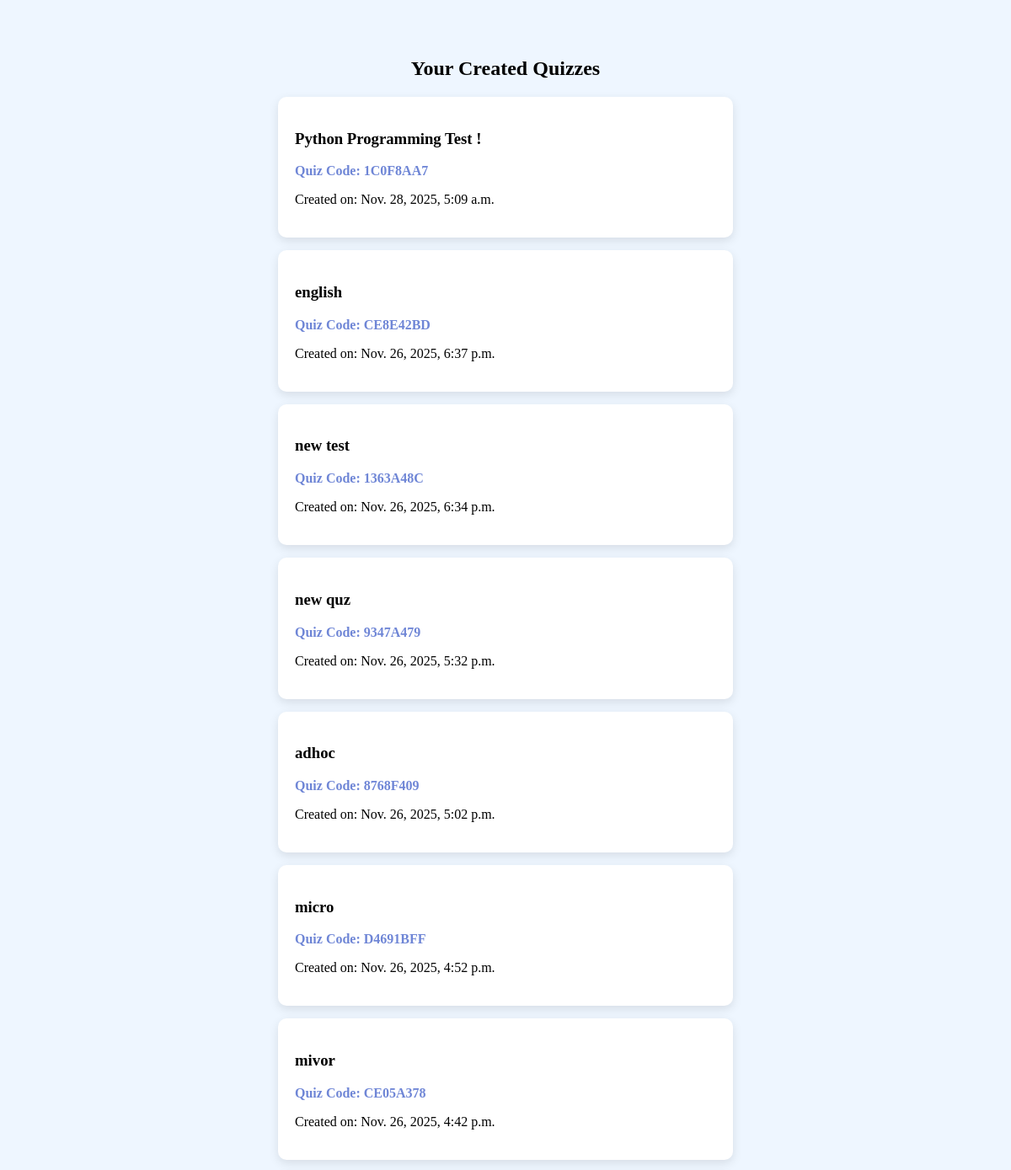
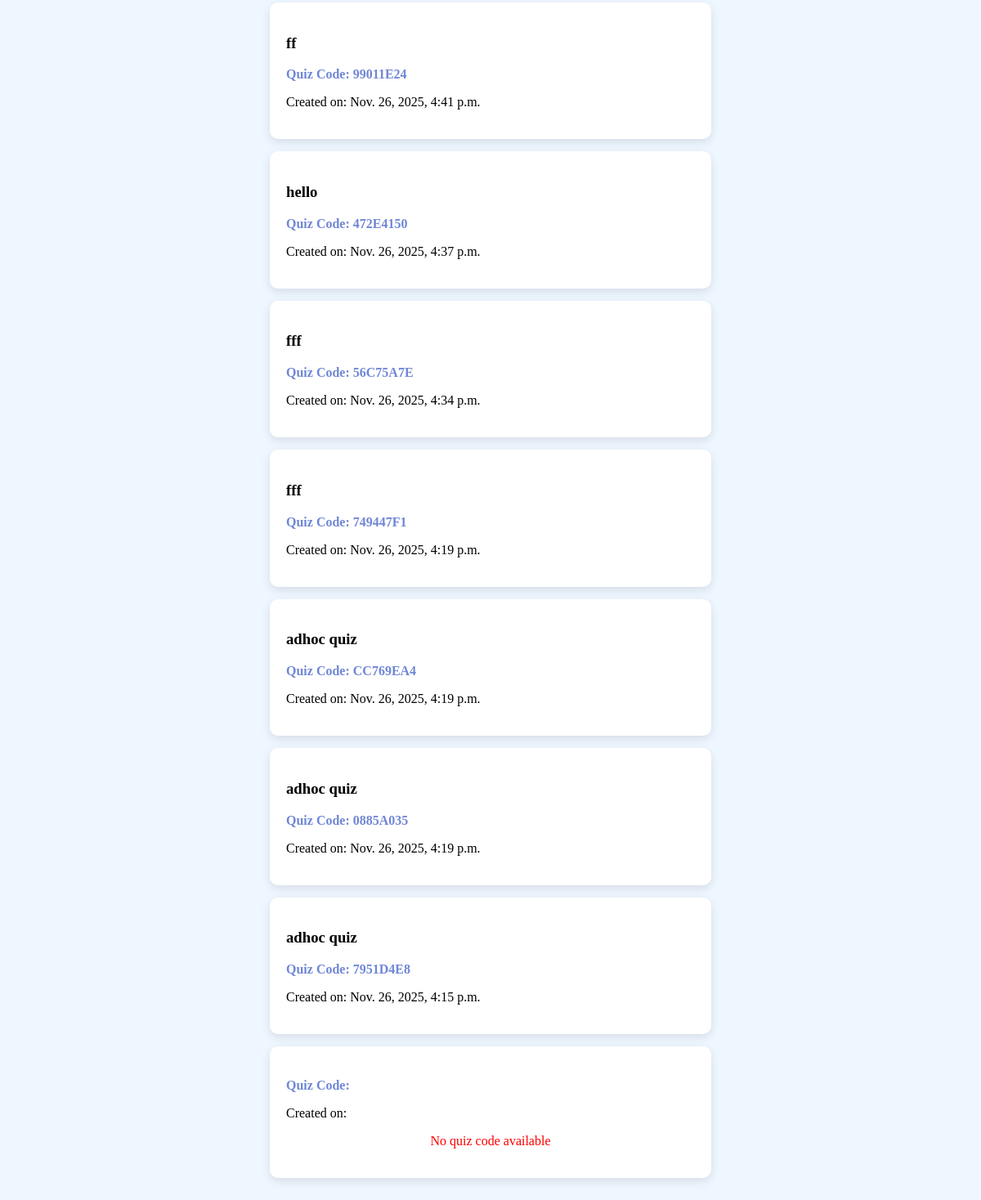
The page /view-quizzes/ (signed in) on the database its author committed (2 pictures, top to bottom).
### accounts/models.py (models this page shows, shortened)
class Quiz(models.Model):
    teacher = models.ForeignKey(User, on_delete=models.CASCADE)
    title = models.CharField(max_length=200)
    code = models.CharField(max_length=10, unique=True, blank=True)
    created_at = models.DateTimeField(auto_now_add=True)
    time_limit_minutes = models.IntegerField(default=30)

### accounts/views.py (the view)
# urls.py: path('view-quizzes/', views.view_quizzes, name='view_quizzes'),
def view_quizzes(request):
    quizzes = Quiz.objects.filter(teacher=request.user).order_by('-created_at')
    return render(request, "accounts/view_quizzes.html", {"quizzes": quizzes})

### templates/accounts/view_quizzes.html (shortened to what this page needs)
<!DOCTYPE html>
<html>
<head>
</head>
<body>
<h2>Your Created Quizzes</h2>
{% for quiz in quizzes %}
<div class="quiz-box">
    <h3>{{ quiz.title }}</h3>
    <p class="code">
    Quiz Code:
    <a href="{% url 'quiz_results' quiz.code %}"
       style="text-decoration:none; color:#6f86d6; font-weight:bold;">
       {{ quiz.code }}
    </a>
</p>
    <p>Created on: {{ quiz.created_at }}</p>
</div>
{% empty %}
<p style="text-align:center;">No quizzes found.</p>
{% endfor %}
<div class="quiz-box">
    <p class="code">Quiz Code: {{ quiz.code }}</p>
    <p>Created on: {{ quiz.created_at }}</p>
{% if quiz.code %}
    <a href="{% url 'quiz_results' quiz.code %}"
       style="display:block; margin-top:10px; color:white; background:#6f86d6; padding:10px; text-align:center; border-radius:8px; text-decoration:none;">
       View Results
    </a>
{% else %}
    <p style="color:red; text-align:center; margin-top:10px;">No quiz code available</p>
{% endif %}
</div>
</body>
</html>

### templates/accounts/view_quizzes.html (style rules this page uses)
body { background: #eef6ff; font-family: Poppins; padding: 40px; }
h2 { text-align: center; }
.quiz-box { background: white; width: 500px; margin: 15px auto; padding: 20px; border-radius: 10px; box-shadow: 0 4px 12px rgba(0,0,0,0.1); }
.code { font-weight: bold; color: #6f86d6; }

### rows shown on the page
Quiz: title "Python Programming Test !", code "1C0F8AA7", created_at "Nov. 28, 2025, 5:09 a.m."
Quiz: title "english", code "CE8E42BD", created_at "Nov. 26, 2025, 6:37 p.m."
Quiz: title "new test", code "1363A48C", created_at "Nov. 26, 2025, 6:34 p.m."
Quiz: title "new quz", code "9347A479", created_at "Nov. 26, 2025, 5:32 p.m."
Quiz: title "adhoc", code "8768F409", created_at "Nov. 26, 2025, 5:02 p.m."
Quiz: title "micro", code "D4691BFF", created_at "Nov. 26, 2025, 4:52 p.m."
Quiz: title "mivor", code "CE05A378", created_at "Nov. 26, 2025, 4:42 p.m."
Quiz: title "ff", code "99011E24", created_at "Nov. 26, 2025, 4:41 p.m."
Quiz: title "hello", code "472E4150", created_at "Nov. 26, 2025, 4:37 p.m."
Quiz: title "fff", code "56C75A7E", created_at "Nov. 26, 2025, 4:34 p.m."
Quiz: title "fff", code "749447F1", created_at "Nov. 26, 2025, 4:19 p.m."
Quiz: title "adhoc quiz", code "CC769EA4", created_at "Nov. 26, 2025, 4:19 p.m."
Quiz: title "adhoc quiz", code "0885A035", created_at "Nov. 26, 2025, 4:19 p.m."
Quiz: title "adhoc quiz", code "7951D4E8", created_at "Nov. 26, 2025, 4:15 p.m."
